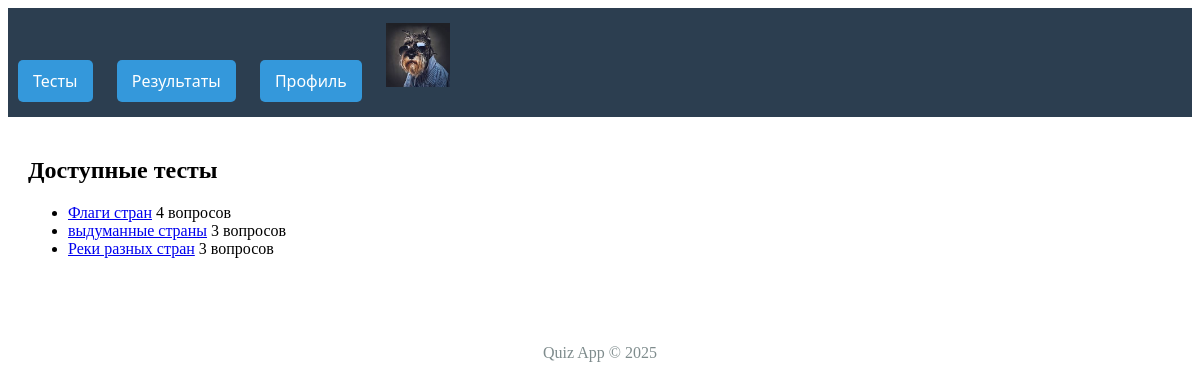
The page /quizzes/ (signed in) on the database as committed earlier.
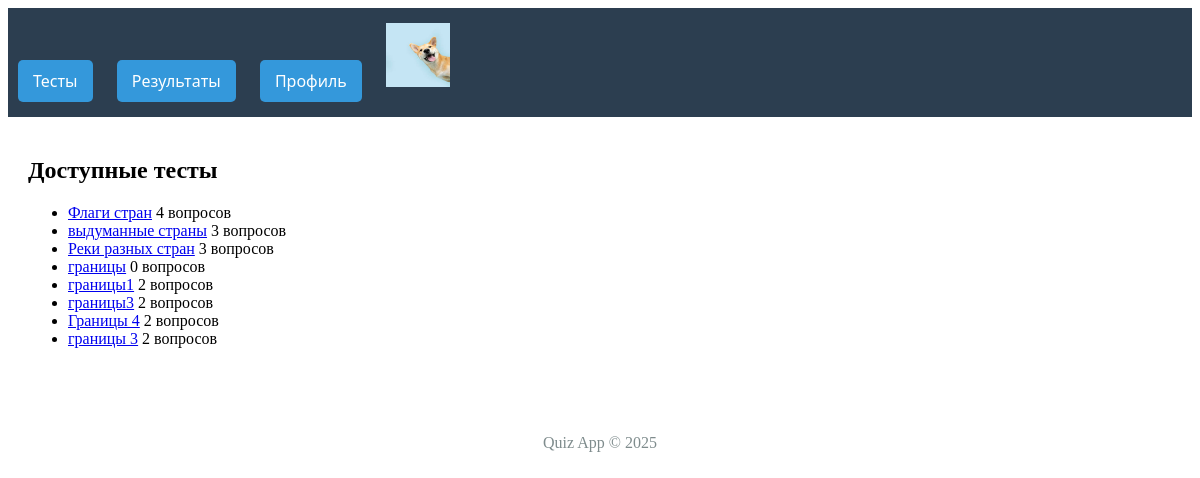
The same page on the database as committed later.
### users/models.py (models this page shows)
class User(AbstractUser):
    is_student = models.BooleanField(default=False)
    is_teacher = models.BooleanField(default=False)
    avatar = models.ImageField(upload_to='avatars/', blank=True)

### quizzes/models.py (models this page shows, shortened)
class Quiz(models.Model):
    title = models.CharField(max_length=200)
    time_limit = models.PositiveIntegerField(
        default=10,  # 10 минут по умолчанию
        help_text="Лимит времени в минутах"
    )
    creator = models.ForeignKey(
        settings.AUTH_USER_MODEL,
        on_delete=models.CASCADE,
        related_name='created_quizzes',
        blank=False,
    )
    created_at = models.DateTimeField(auto_now_add=True)
    is_published = models.BooleanField(default=False)

### quizzes/views.py (the view)
# urls.py: path('', views.quiz_list, name='quiz_list'),
@login_required
def quiz_list(request):
    quizzes = Quiz.objects.all()
    return render(request, 'quizzes/quiz_list.html', {'quizzes': quizzes})

### quiz_project/templates/quizzes/quiz_list.html (shortened to what this page needs)
{% extends 'base.html' %}
{% block content %}
<div class="container mt-4">
    <h2>Доступные тесты</h2>
    <ul class="list-group">
        {% for quiz in quizzes %}
        {% if quiz.is_published or quiz.creator.id == user.id%}
        <li class="list-group-item">
            <a href="{% url 'quiz_detail' quiz.id %}">{{ quiz.title }}</a>
            <span class="badge bg-secondary">{{ quiz.question_set.count }} вопросов</span>
        </li>
        {% endif %}
        {% endfor %}
    </ul>
</div>
{% endblock %}

### quiz_project/templates/base.html (shortened to what this page needs)
<!DOCTYPE html>
<html lang="ru">
<head>
</head>
<head>
</head>
<body>
    <header>
        <nav>
            <div>
                <a><span>Тесты</span></a>
            </div>
            <div>
                <a><span>Результаты</span></a>
            </div>
            <div>
                <a><span>Профиль</span></a>
            </div>
            <div>
                {% if user.avatar %}
                            <img src="{{ user.avatar.url }}"
                            alt="Аватар"
                            width="64"
                            height="64"
                            class="rounded-circle me-2">
                        {% endif %}
            </div>
        </nav>
    </header>
    <div class="content">
        {% block content %}{% endblock %}
    </div>
    <footer style="text-align: center; margin-top: 50px; color: #7f8c8d;">
        <p>Quiz App © {% now "Y" %}</p>
    </footer>
</body>
</html>

Rows that differ between the two databases and show on the page:
changed User: avatar: a different picture
added Quiz: title "границы", question_set.count "0"
added Quiz: title "границы1", question_set.count "2"
added Quiz: title "границы3", question_set.count "2"
added Quiz: title "Границы 4", question_set.count "2"
added Quiz: title "границы 3", question_set.count "2"
